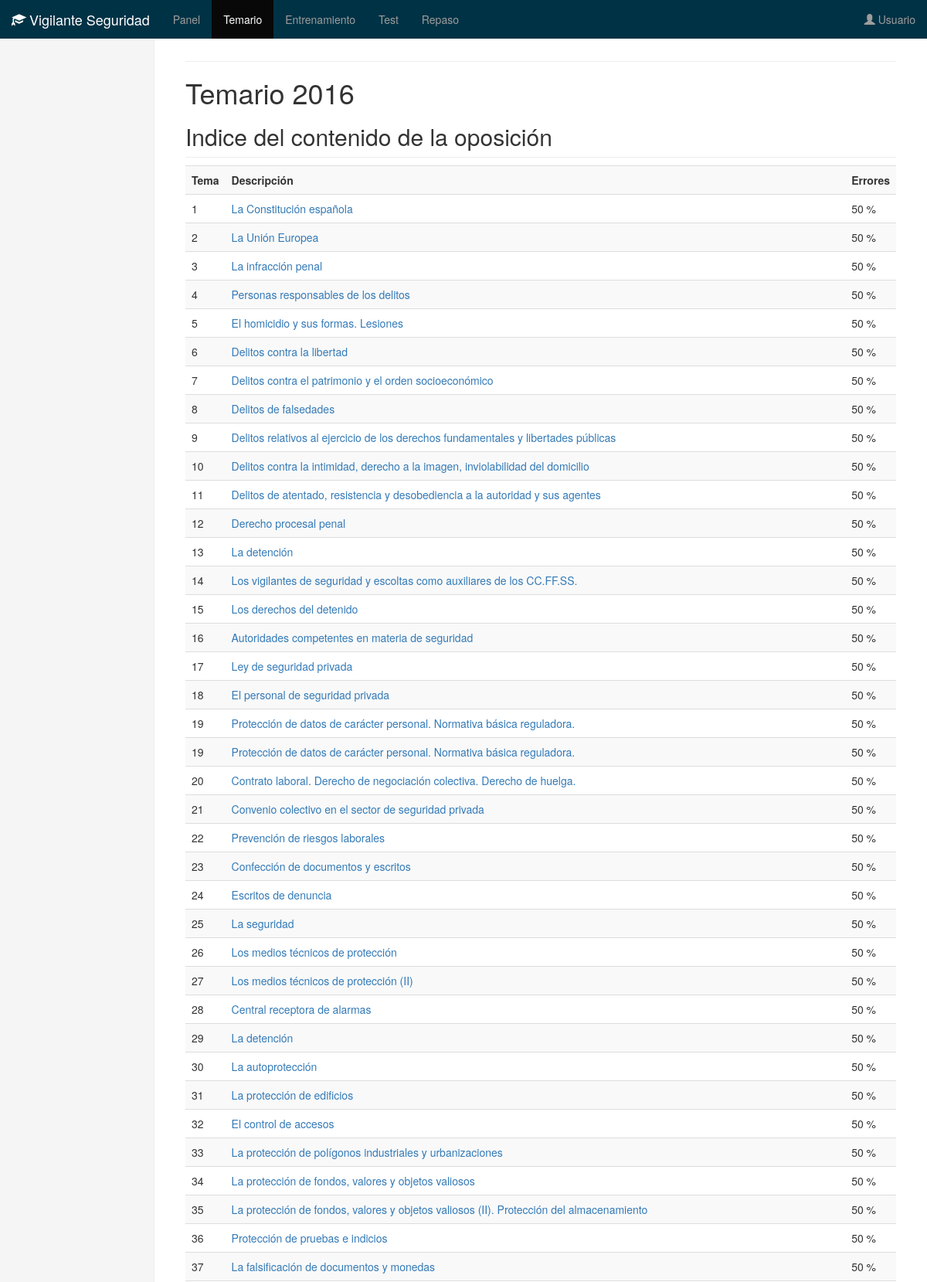
The app's page /panel/temario/ (upper part) with its own data.
### examen/models.py (models this page shows, shortened)
class Tema(models.Model):
	tema = models.IntegerField()
	categoria = models.CharField(max_length=100, blank=True, null=True)
	descripcion = models.CharField(max_length=200, blank=True)
	oposicion = models.ManyToManyField(Oposicion)
	class Meta:
		ordering = ['tema']
		verbose_name_plural = "Temas"

### examen/views.py (the view)
# urls.py: url(r'^panel/temario/$', temario.as_view(), name='temario'),
class temario(ListView):
	template_name = 'temario.html'
	model = Tema

### examen/context_processors.py (called while the page is built)
def menu(request):
	menu = {'menu': [{'nombre': 'Panel', 'url': reverse('panel')}, {'nombre': 'Temario', 'url': reverse('temario')}, {'nombre': 'Entrenamiento', 'url': reverse('entrenamiento')}, {'nombre': 'Test', 'url': reverse('test')}, {'nombre': 'Repaso', 'url': reverse('repaso')}, ]}
	for item in menu['menu']:
		if request.path == item['url']:
			item['active'] = True
	return menu

### templates/temario.html
{% extends "base.html" %}
{% block page %}
	<h1>Temario 2016</h1>
{% endblock%}
{% block seccion %}
	<h2 class="sub-header">Indice del contenido de la oposición</h2>
	<table class="table table-striped">
	<tr>
		<th>Tema</th>
		<th>Descripción</th>
		<th>Errores</th>
	</tr>
	{% for tema in  object_list %}
		<tr>
			<td>{{ tema.tema }}</td>
			<td><a href="{{ tema.tema }}">{{ tema.descripcion }}</a></td>
			<td>50 %</td>
		</tr>
	{% endfor %}
	</table>
{% endblock seccion %}

### static/css/dashboard.css (style rules this page uses)
body { padding-top: 50px; }
.sub-header { padding-bottom: 10px; border-bottom: 1px solid #eee; }

### records on screen
Tema: tema "1", descripcion "La Constitución española"
Tema: tema "2", descripcion "La Unión Europea"
Tema: tema "3", descripcion "La infracción penal"
Tema: tema "4", descripcion "Personas responsables de los delitos"
Tema: tema "5", descripcion "El homicidio y sus formas. Lesiones"
Tema: tema "6", descripcion "Delitos contra la libertad"
Tema: tema "7", descripcion "Delitos contra el patrimonio y el orden socioeconómico"
Tema: tema "8", descripcion "Delitos de falsedades"
Tema: tema "9", descripcion "Delitos relativos al ejercicio de los derechos fundamentales y libertades públicas"
Tema: tema "10", descripcion "Delitos contra la intimidad, derecho a la imagen, inviolabilidad del domicilio"
Tema: tema "11", descripcion "Delitos de atentado, resistencia y desobediencia a la autoridad y sus agentes"
Tema: tema "12", descripcion "Derecho procesal penal"
Tema: tema "13", descripcion "La detención"
Tema: tema "14", descripcion "Los vigilantes de seguridad y escoltas como auxiliares de los CC.FF.SS."
Tema: tema "15", descripcion "Los derechos del detenido"
Tema: tema "16", descripcion "Autoridades competentes en materia de seguridad"
Tema: tema "17", descripcion "Ley de seguridad privada"
Tema: tema "18", descripcion "El personal de seguridad privada"
Tema: tema "19", descripcion "Protección de datos de carácter personal. Normativa básica reguladora."
Tema: tema "19", descripcion "Protección de datos de carácter personal. Normativa básica reguladora."
Tema: tema "20", descripcion "Contrato laboral. Derecho de negociación colectiva. Derecho de huelga."
Tema: tema "21", descripcion "Convenio colectivo en el sector de seguridad privada"
Tema: tema "22", descripcion "Prevención de riesgos laborales"
Tema: tema "23", descripcion "Confección de documentos y escritos"
Tema: tema "24", descripcion "Escritos de denuncia"
Tema: tema "25", descripcion "La seguridad"
Tema: tema "26", descripcion "Los medios técnicos de protección"
Tema: tema "27", descripcion "Los medios técnicos de protección (II)"
Tema: tema "28", descripcion "Central receptora de alarmas"
Tema: tema "29", descripcion "La detención"
Tema: tema "30", descripcion "La autoprotección"
Tema: tema "31", descripcion "La protección de edificios"
Tema: tema "32", descripcion "El control de accesos"
Tema: tema "33", descripcion "La protección de polígonos industriales y urbanizaciones"
Tema: tema "34", descripcion "La protección de fondos, valores y objetos valiosos"
Tema: tema "35", descripcion "La protección de fondos, valores y objetos valiosos (II). Protección del almacenamiento"
Tema: tema "36", descripcion "Protección de pruebas e indicios"
Tema: tema "37", descripcion "La falsificación de documentos y monedas"

### other values on screen
{{ enlace.nombre }} "Panel" "Temario" "Entrenamiento" "Test" "Repaso"
